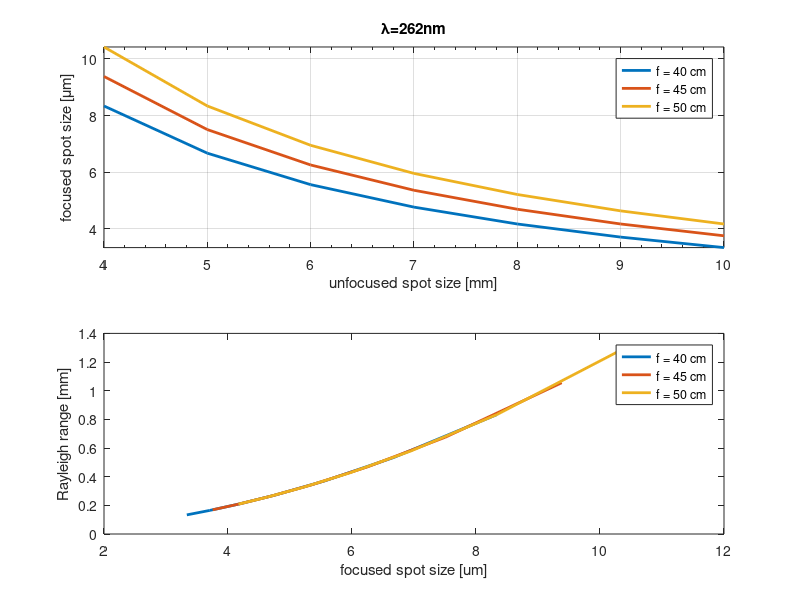

MATLAB code to generate this figure:
%calculate the spot size after a lens

% lambda=input('What was the wavelength in nm? ');
% f=input('What was the focal length in cm? ');
% w_old=input('What was the beam waist in mm? ');
% beam waist is the radius rather then the diameter of the spot

clear all
close all

% all in meters
lambda=262*10^-9;
f=(40:5:50)*10^-2;
w_old=(4:1:10)*10^-3;



for i=1:length(w_old)
    z_old(i)=(pi*w_old(i)^2)/lambda;
    for j=1:length(f)
        factor=sqrt(1+(f(j)^2)./(z_old(i).^2));
        w_new(i,j)=lambda*f(j)/(pi*w_old(i)*factor); %in meters
        w_new_um(i,j)=w_new(i,j)*1e6;
        z(i,j) = pi*w_new(i,j)^2/lambda;
        str{j} = ['f = ' num2str(f(j)*100) ' cm'];
    end
end

figure
subplot(2,1,1)
plot(w_old*1000,w_new_um,'linewidth',2)
legend(str)
xlabel('unfocused spot size [mm]')
ylabel('focused spot size [\mum]')
title(['\lambda=' num2str(lambda*1e9,'%3.0f') 'nm']);
%'f=' num2str(f) 'cm,
axis tight
set(gca,'xminortick','on')
grid on

subplot(2,1,2)
plot(w_new_um,z*1e3,'linewidth',2)
legend(str)
xlabel('focused spot size [um]')
ylabel('Rayleigh range [mm]')

% figure
% surf(f*100,w_old,w_new_um);
% axis tight
% xlabel('focal length [cm]')
% ylabel('spot size before the lens [mm]')
% title('spot size after the lens [\mum]')
% view(0,90)
% colorbar

% figure
% plot(w_old*1000,w_new_um(:,end),'linewidth',3)
%setaxes(gca)



% %calculate intensity
% %P_avg=input('What was the optical power in W? ');
% P_avg=0.001; %1mW
% T=10^-3; %rep rate
% tau=50*10^-15; %pulse duration of 50fs
% P_peak=P_avg*T/tau;
% w_new_cm=w_new*100;
% disp('intensity in W/cm^2 is:')
% %for a gaussian beam the peak intensity on the beam axis
% I=2*P_peak./(pi*w_new_cm.^2);


% plot(w_old,w_new,'linewidth',2);
% xlabel('spot size before lens [mm]')
% ylabel('spor size after lens [um]')

% figure
% plot(w_old,I,'linewidth',2)
% xlabel('w_0 [m]')
% ylabel('peak intensity [W/cm^2')
% title(['int. vs spot size before chamber' num2str(f) ' cm, 50 fs, ' num2str(lambda) ' nm'])
% grid on
%
% figure
% plot(w_new,I,'linewidth',2)
% xlabel('w_0 [m]')
% ylabel('peak intensity [W/cm^2')
% title('int. vs spot size in the chamber' num2str(f) ' cm, 50 fs, ' num2str(lambda) ' nm'])
% grid on


